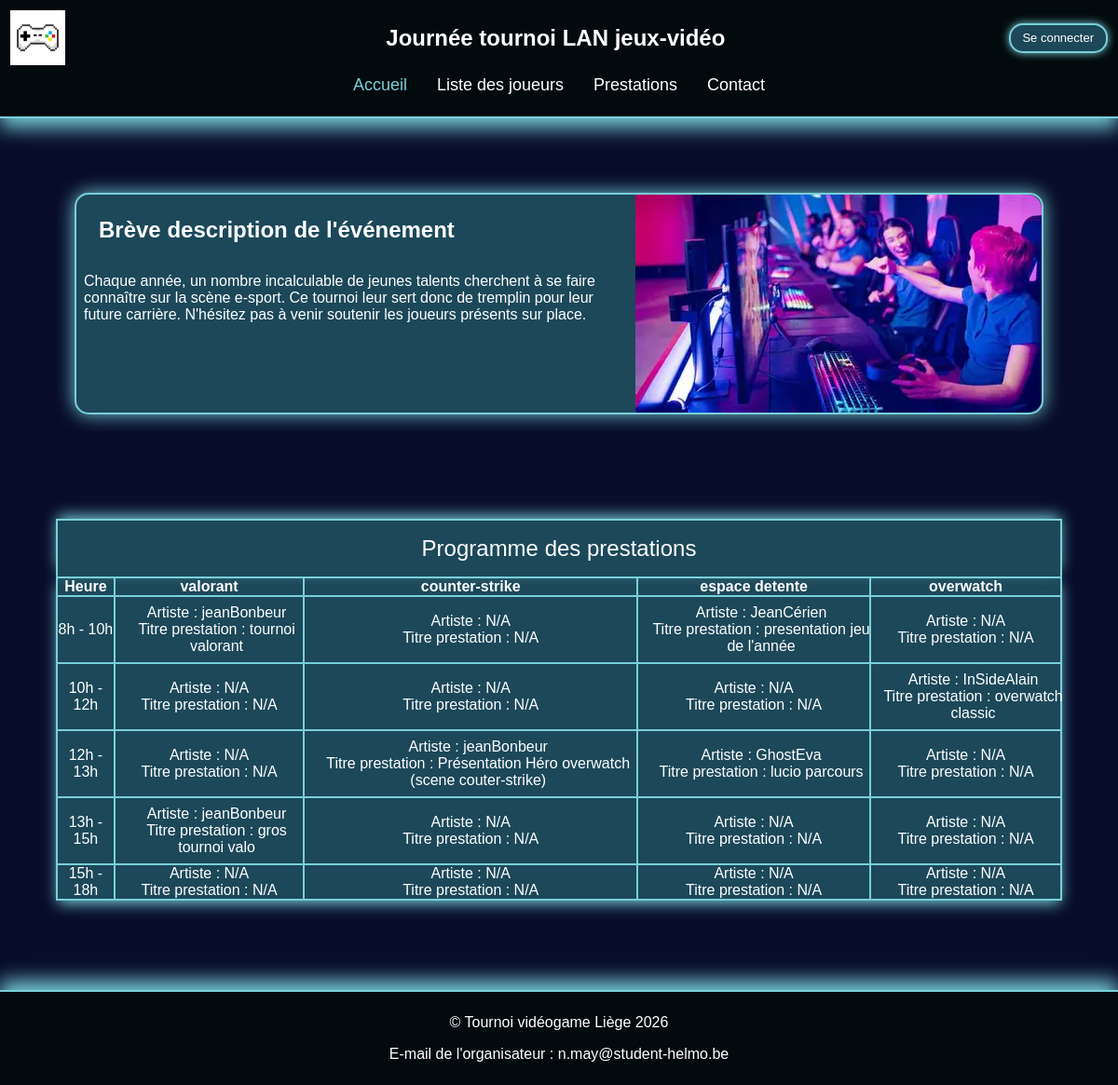
The page / on the database its author committed.
### tables this page shows
CREATE TABLE `scene` (
  `idScene` int(2) NOT NULL,
  `nom` varchar(50) NOT NULL
);

CREATE TABLE `heure` (
  `idHeure` int(1) NOT NULL,
  `Heure1` int(1) NOT NULL,
  `Heure2` int(1) NOT NULL
);

CREATE TABLE `joueur` (
  `idJoueur` int(2) NOT NULL,
  `pseudo` varchar(50) NOT NULL,
  `photo` varchar(100) NOT NULL,
  `description` varchar(200) NOT NULL,
  `idUtilisateur` int(2) NOT NULL
);

CREATE TABLE `prestation` (
  `idPrestation` int(2) NOT NULL,
  `titre` varchar(50) NOT NULL,
  `description` varchar(200) NOT NULL,
  `image` varchar(100) NOT NULL,
  `idScene` int(2) NOT NULL,
  `idJoueur` int(2) NOT NULL,
  `idheure` int(2) DEFAULT NULL
);

### app/Model/Scene.php (called while the page is built, shortened)
<?php
class Scene
{
    private ?int $idScene = null;
    private ?string $nom = null;
    public function getNom()
    {
        return $this->nom;
    }
    public function getIdScene()
    {
        return $this->idScene;
    }
    public static function findAll()
    {
        $pdo = Database::getPDO();
        $requete = $pdo->prepare("SELECT * FROM scene ORDER BY idScene ASC");
        $requete->execute();
        $requete->setFetchMode(PDO::FETCH_CLASS, Scene::class);
        return $requete->fetchAll();
    }
}
?>

### app/Model/Heure.php (called while the page is built, shortened)
<?php
class Heure {
    private ?int $idHeure = null;
    private ?int $Heure1 = null;
    private ?int $Heure2 = null;
    public function getIdHeure(): int {
        return $this->idHeure;
    }
    public function toString(): String {
        return $this->Heure1 . "h - ". $this->Heure2. "h";
    }
    public static function findAll() {
        $pdo = Database::getPDO();
        $requete = $pdo->prepare("SELECT * from heure order by idHeure asc");
        $requete->execute();
        $requete->setFetchMode(PDO::FETCH_CLASS, Heure::class);
        return $requete->fetchAll();
    }
}
?>

### app/Model/prestation.php (called while the page is built, shortened)
<?php
require_once __DIR__ . "/Scene.php";
require_once __DIR__ . "/Heure.php";
require_once __DIR__ . "/Joueur.php";
class Prestation
{
    private ?int $idPrestation = null;
    private ?string $titre = null;
    public function getTitre(): string
    {
        return $this->titre;
    }
    public function getIdPrestation(): ?int
    {
        return $this->idPrestation;
    }
    public static function findAll(?int $idJoueur = null, ?int $idScene = null, bool $programmed = false)
    {
        $pdo = Database::getPDO();
        $sql = "SELECT idPrestation AS idPrestation, idScene AS idScene, idJoueur AS idJoueur, idheure AS idHeure, titre AS titre, description AS description, image AS image FROM prestation";
        $conditions = [];
        if ($programmed) {
            $conditions[] = "idheure IS NOT NULL AND idheure <> 0";
        }
        if (!empty($conditions)) {
            $sql .= " WHERE " . implode(" AND ", $conditions);
        }
        $sql .= " ORDER BY idPrestation DESC";
        $requete = $pdo->prepare($sql);
        $requete->execute();
        $requete->setFetchMode(PDO::FETCH_CLASS, Prestation::class);
        return $requete->fetchAll();
    }
    public function findJoueur(int $id)
    {
        $pdo = Database::getPDO();
        $requete = $pdo->prepare("SELECT * FROM joueur WHERE idJoueur = :id");
        $requete->bindValue(':id', $id, PDO::PARAM_INT);
        $requete->execute();
        $requete->setFetchMode(PDO::FETCH_CLASS, Joueur::class);
        return $requete->fetch() ?: null;
    }
}

### app/Model/Joueur.php (called while the page is built, shortened)
<?php
require_once __DIR__ . "/prestation.php";
class Joueur
{
    private string $pseudo;
    public function getPseudo(): string
    {
        return $this->pseudo;
    }
}
?>

### index.php (the view, shortened to what this page needs)
<?php
require_once "app/Model/prestation.php";
require_once "app/Model/Scene.php";
require_once "app/Model/Heure.php";
$scenes = Scene::findAll();
$heures = Heure::findAll();
$prestations = Prestation::findAll(null, null, true);
$schedule = [];
foreach ($prestations as $prestation) {
    $heureId = $prestation->getIdHeure();
    $sceneId = $prestation->getIdScene();
    if ($heureId !== null && $sceneId !== null) {
        $schedule[$heureId][$sceneId] = $prestation;
    }
}
?>
<!DOCTYPE html>
<html lang="fr">
<head>
    <link rel="stylesheet" href="assets/css/Style.css">
</head>
<body>
    <?php require_once "app/view/header.php"; ?>
    <main>
        <article id="presentationEvenement">
            <div id="h2EtPresentation">
                <h2>Brève description de l'événement</h2>
                <p>Chaque année, un nombre incalculable de jeunes talents cherchent à se faire connaître sur la scène
                    e-sport.
                    Ce tournoi leur sert donc de tremplin pour leur future carrière.
                    N'hésitez pas à venir soutenir les joueurs présents sur place.
                </p>
            </div>
            <img src="assets/img/OIP.png" alt="Aperçu du tournoi e-sport">
        </article>
        <table>
            <caption>Programme des prestations</caption>
            <thead>
                <tr>
                    <th>Heure</th>
                    <?php foreach ($scenes as $scene) : ?>
                        <th><?php echo htmlspecialchars($scene->getNom()); ?></th>
                    <?php endforeach; ?>
                </tr>
            </thead>
            <tbody>
                <?php foreach ($heures as $heure) : ?>
                    <tr>
                        <td><?php echo htmlspecialchars($heure->toString()); ?></td>
                        <?php foreach ($scenes as $scene) : ?>
                            <?php
                            $presta = $schedule[$heure->getIdHeure()][$scene->getidScene()] ?? null;
                            if ($presta) {
                                $joueur = $presta->findJoueur($presta->getIdJoueur());
                                $artist = $joueur ? $joueur->getPseudo() : 'N/A';
                                echo "<td><a href='prestationEx.php?id=" . $presta->getIdPrestation() . "'>Artiste : " . htmlspecialchars($artist) . " <br>Titre prestation : " . htmlspecialchars($presta->getTitre()) . "</a></td>";
                            } else {
                                echo "<td>Artiste : N/A <br>Titre prestation : N/A</td>";
                            }
                            ?>
                        <?php endforeach; ?>
                    </tr>
                <?php endforeach; ?>
            </tbody>
        </table>
    </main>
    <?php require_once "app/view/footer.php"; ?>
</body>
</html>

### assets/css/Style.css (style rules this page uses)
* { font-family: Arial, Helvetica, sans-serif; padding: 0; margin: 0; color: white; }
body { display: flex; flex-direction: column; min-height: 100vh; }
a { color: white; padding: 0.5rem; text-decoration: none; }
p { padding: 0.5rem; }
main { background-color: #070C29; display: flex; flex: 1; flex-direction: column; align-items: center; }
#presentationEvenement { display: flex; margin: 2rem; border: #79CFD9 solid 2px; border-radius: 15px; background-color: #1C4859; box-shadow: #79CFD9 0 0 20px; margin: 5rem; }
#h2EtPresentation { display: flex; flex-direction: column; }
article img { border-bottom-right-radius: 15px; border-top-right-radius: 15px; }
h2 { padding: 0.5rem; margin: 1rem; }
table { background-color: #1C4859; border: #79CFD9 2px solid; margin: 2rem; text-align: center; border-collapse: collapse; box-shadow: 0 5px 15px -2px #79CFD9; margin-bottom: 6rem; width: 90%; }
caption { background-color: #1C4859; border: #79CFD9 2px solid; border-bottom: none; padding: 1rem; font-size: x-large; box-shadow: 0 -5px 15px -2px #79CFD9; }
th { border: #79CFD9 solid 2px; }
td { border: #79CFD9 solid 2px; }
td a { display: block; width: 100%; height: 100%; padding: 0.5; }

### rows shown on the page
scene: nom "valorant", joueur.pseudo "jeanBonbeur", shows "Artiste : N/A"
scene: nom "counter-strike", shows "Artiste : N/A", joueur.pseudo "jeanBonbeur"
scene: nom "espace detente", joueur.pseudo "JeanCérien", shows "Artiste : N/A", joueur.pseudo "GhostEva"
scene: nom "overwatch", shows "Artiste : N/A", joueur.pseudo "InSideAlain"
heure: $heure->toString() "8h - 10h"
prestation: titre "tournoi valorant"
prestation: titre "presentation jeu de l'année"
heure: $heure->toString() "10h - 12h"
prestation: titre "overwatch classic"
heure: $heure->toString() "12h - 13h"
prestation: titre "Présentation Héro overwatch (scene couter-strike)"
prestation: titre "lucio parcours"
heure: $heure->toString() "13h - 15h"
prestation: titre "gros tournoi valo"
heure: $heure->toString() "15h - 18h"
